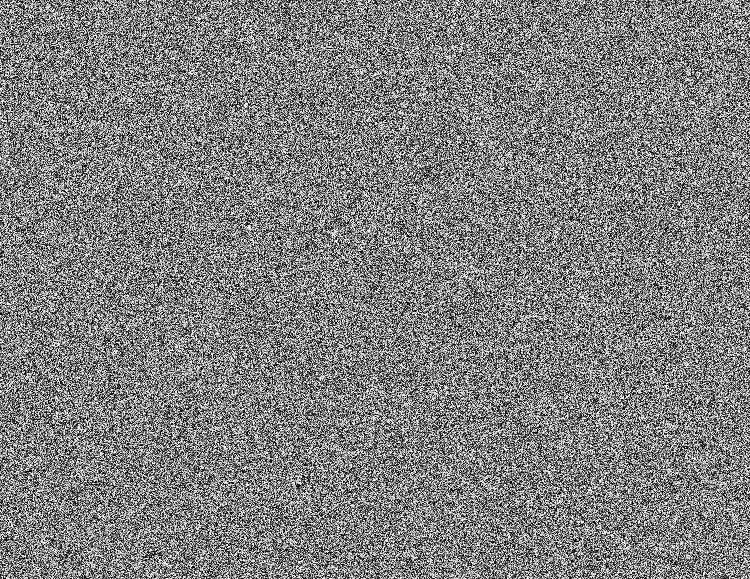
#> input picture Image encryption/dogkey.png, 750 x 579 px
$ python 'hide pika_1.py'
#> lines starting #> are read from the running program, lines starting #| are printed output that depends on the picture
import cv2

dogkey = cv2.imread("dogkey.png",0)
#> dogkey is the input picture: shape (579, 750); min 0, max 255, mean 127.5
hidedog = cv2.imread("hidedog.png",0)
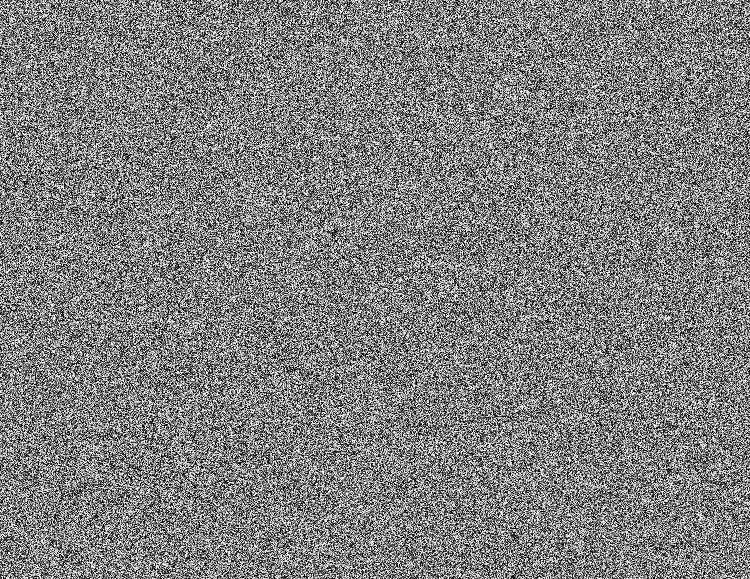
#> input picture Image encryption/hidedog.png, 750 x 579 px
#> hidedog is the input picture: shape (579, 750); min 0, max 255, mean 127.5

dog_new = cv2.bitwise_xor(dogkey,hidedog)
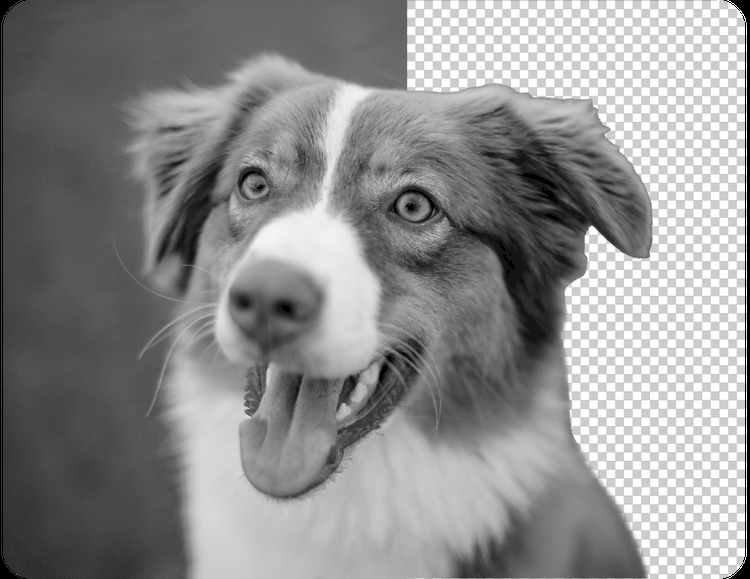
#> dog_new: shape (579, 750); min 0, max 255, mean 142.4

cv2.imshow("dog_new",dog_new)
cv2.imwrite("dog_new.png",dog_new)
cv2.imshow("dogkey",dogkey)
cv2.imshow("hidedog",hidedog)

cv2.waitKey(0)
cv2.destroyAllWindows()
